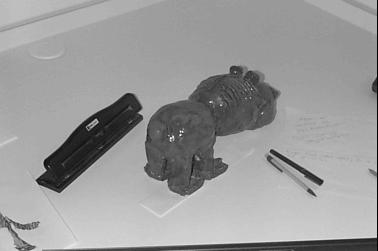
#> input picture final-project/code/images/0100.jpg, 378 x 251 px; its folder holds 4 pictures in this run
$ python engine.py
#> lines starting #> are read from the running program, lines starting #| are printed output that depends on the picture
import functools
import pathlib
import shutil
import pickle

import cv2
import numpy
from sklearn.cluster import MiniBatchKMeans
from sklearn.feature_extraction.text import TfidfTransformer
from sklearn.metrics.pairwise import linear_kernel

input_dir = './images/'
images = tuple(pathlib.Path(input_dir).glob('*.jpg'))
features = list()

def read_image(path, size=(320, 240)):
#> called with size = (320, 240)
  img = cv2.imread(str(path))
#> img is the input picture: shape (251, 378, 3); min 0, max 255, mean 154.1
  if img.shape[0] > img.shape[1]:
    return cv2.resize(img, (size[1], size[1]*img.shape[0]//img.shape[1]))
  else:
    return cv2.resize(img, (size[0]*img.shape[1]//img.shape[0], size[0]))

def compute_descriptor(path):
  akaze = cv2.AKAZE_create()
  kp, descriptor = akaze.detectAndCompute(read_image(path), None)
#> kp = 131 keypoints; strongest (x, y, size): (406, 231, 8.1), (407, 231, 5.7), (164, 129, 16.1), (59, 207, 8.1)
  descriptor = descriptor.astype(numpy.float32)
  return descriptor

def compute_features():
  print('start computing features..')
  features = list()
  for i, path in enumerate(images):
    print('read {0}/{1}({2:.2%}) {3}'.format(i+1, float(len(images)), (i+1)/float(len(images)), path))
    try:
      descriptor = compute_descriptor(path)
      features += list(descriptor)
#> features = 131 items
#> in save_data, `pickle.dump(data, f)`:
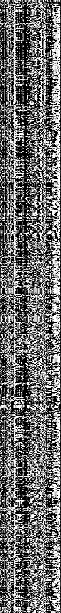
#> data: shape (613, 61) float32; min 0, max 255, mean 107
    except TypeError as e:
      print(e)
  features = numpy.array(tuple(features))
  print('done')
  return features

def compute_visual_words(features):
  print('start computing visual words..')
  kmeans = MiniBatchKMeans(n_clusters=300)
  visual_words = kmeans.fit(features).cluster_centers_
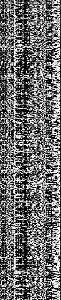
#> visual_words: shape (300, 61) float32; min 0, max 255, mean 108.7; drawn with min black and max white
  print('done')
  return visual_words

def compute_histgrams(visual_words):
  print('start computing histgrams...')
  histgrams = list()
  for i, path in enumerate(images):
    print('read {0}/{1}({2:.2%}) {3}'.format(i+1, float(len(images)), (i+1)/float(len(images)), path))
    histgram = numpy.zeros(visual_words.shape[0])
#> histgram = 300 values from 0 to 0
    for descriptor in compute_descriptor(path):
      histgram[((visual_words - descriptor)**2).sum(axis=1).argmin()] += 1
    histgrams.append(histgram)
  print('done')
  tfidf = TfidfTransformer(smooth_idf=False)
  histgrams = tfidf.fit_transform(histgrams)
  return histgrams


def compute_similarities(histgrams):
  print('start computing similarities...')
  sorted_images = []
  for i, path in enumerate(images):
    print('read {0}/{1}({2:.2%}) {3}'.format(i+1, len(images), (i+1)/float(len(images)), path))
    cosine_similarities = linear_kernel(histgrams[i:i+1], histgrams).flatten()
    nears = []
    for j, path_j in enumerate(images):
      similarity = cosine_similarities[j]
      nears.append({ 'id': j, 'similarity': similarity, 'path': path_j})
      nears.sort(key=lambda x:x['similarity'], reverse=True)
    sorted_images.append(nears)
  print('done')
  return sorted_images


def compute_clusters(histgrams):
  print('start clustering...')
  clusters = {}
  kmeans = MiniBatchKMeans(n_clusters=5)
#> (the run stopped early here; a loop or call above may not have finished)
